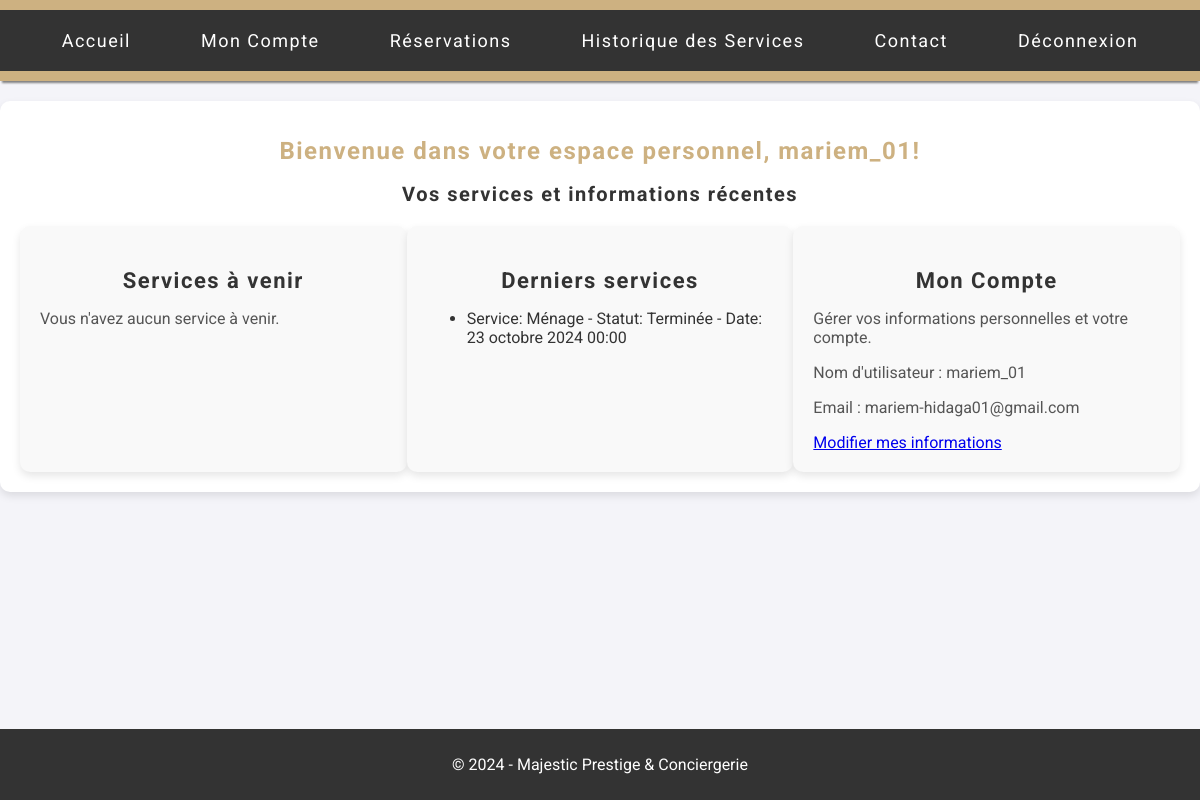
The app's page /dashboard/ (signed in), older data.
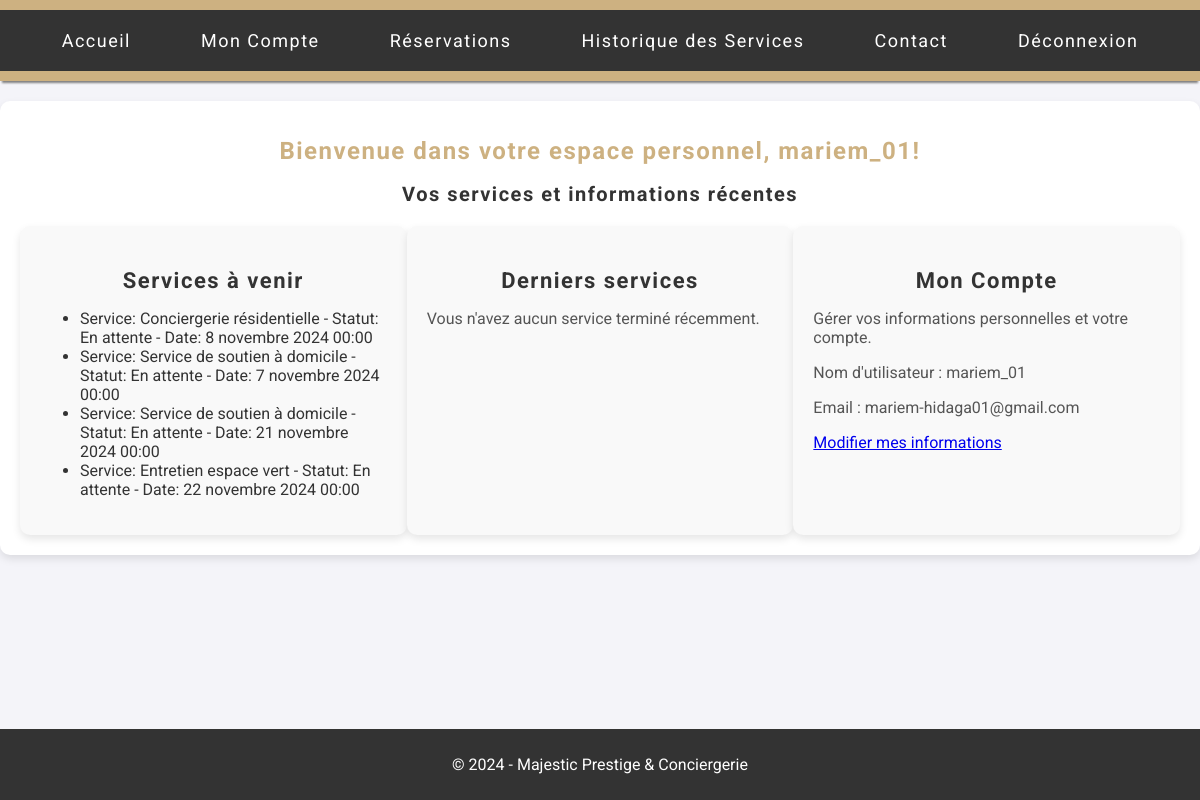
The same page, newer data.
### services/backend/models.py (models this page shows, shortened)
class BaseModel(models.Model):
    created_at = models.DateTimeField(auto_now_add=True)
    id = models.AutoField(primary_key=True)
    class Meta:
        abstract = True  # Indique que cette classe ne doit pas créer de table dans la base

class Reservation(BaseModel):
    STATUS_CHOICES = [
        ('En attente', 'En attente'),
        ('Confirmée', 'Confirmée'),
        ('Annulée', 'Annulée'),
        ('Terminée', 'Terminée'),
    ]
    client = models.ForeignKey(Client, on_delete=models.CASCADE)
    client_address = models.CharField(max_length=100)
    service = models.ForeignKey(Service, on_delete=models.CASCADE)
    service_description = models.TextField()
    datetime_start = models.DateTimeField()
    datetime_end = models.DateTimeField()
    reservation_status = models.CharField(
        max_length=25,
        choices=STATUS_CHOICES,
        default='En attente'
    )
    def __str__(self):
        username = self.client.user.username if self.client.user else "Client sans compte"
        return f'Reservation for {username} on {self.datetime_start}'

class Service(BaseModel):
    client = models.ForeignKey(Client, on_delete=models.CASCADE, default=1)
    service_name = models.CharField(max_length=50)
    service_description = models.TextField()
    date_service = models.DateTimeField(default=timezone.now)
    price = models.FloatField()
    image_path = models.CharField(max_length=255, blank=True, null=True)
    subservice1_name = models.CharField(max_length=50, blank=True, null=True)
    subservice1_description = models.TextField(blank=True, null=True)
    subservice2_name = models.CharField(max_length=50, blank=True, null=True)
    subservice2_description = models.TextField(blank=True, null=True)

### services/backend/views.py (the view)
# urls.py: path('dashboard/', views.dashboard, name='dashboard'),
@login_required
def dashboard(request):
    try:
        client_instance = Client.objects.get(user=request.user)
    except Client.DoesNotExist:
        client_instance = None  # Gérer le cas où le client n'existe pas
    services_a_venir = []
    derniers_services = []
    if client_instance:
        services_a_venir = Reservation.objects.filter(
            client=client_instance,
            reservation_status='En attente'  # Assurez-vous que cela correspond exactement à ce qui est stocké
        )
        print(f"Services à venir pour {client_instance.user.username}: {services_a_venir}")
        derniers_services = Reservation.objects.filter(
            client=client_instance,
            reservation_status='Terminée'  # Assurez-vous que cela correspond également
        )
        print(f"Derniers services pour {client_instance.user.username}: {derniers_services}")
    user_services = Service.objects.filter(client=client_instance)
    context = {
        'user': request.user,
        'services_a_venir': services_a_venir,
        'derniers_services': derniers_services,
        'user_services': user_services,
    }
    return render(request, 'dashboard.html', context)

### services/frontend/templates/dashboard.html (shortened to what this page needs)
{% load static %}
<!DOCTYPE html>
<html lang="fr">
<head>
    <link rel="stylesheet" href="{% static 'css/espace.css' %}">
</head>
<body>
    <header>
        <nav>
            <ul>
                <li><a href="{% url 'accueil' %}">Accueil</a></li>
                <li><a href="{% url 'mon_compte' %}">Mon Compte</a></li>
                <li><a href="{% url 'dash_reservation' %}">Réservations</a></li>
                <li><a href="{% url 'historique_service' %}">Historique des Services</a></li>
                <li><a href="{% url 'contact' %}">Contact</a></li>
                <li><a href="{% url 'logout_user' %}">Déconnexion</a></li>
            </ul>
        </nav>
    </header>
    <main>
        <h1>Bienvenue dans votre espace personnel, {{ user.username }}!</h1>
        <h2>Vos services et informations récentes</h2>
        <div class="dashboard-info">
            <div>
                <h3>Services à venir</h3>
                {% if services_a_venir %}
                    <ul>
                        {% for reservation in services_a_venir %}
            <li>
                Service: {{ reservation.service.service_name }} - Statut: {{ reservation.reservation_status }} - Date: {{ reservation.datetime_start }}
            </li>
        {% endfor %}
                    </ul>
                {% else %}
                    <p>Vous n'avez aucun service à venir.</p>
                {% endif %}
            </div>
            <div>
                <h3>Derniers services</h3>
                {% if derniers_services %}
                    <ul>
                        {% for reservation in derniers_services %}
                        <li>
                            Service: {{ reservation.service.service_name }} - Statut: {{ reservation.reservation_status }} - Date: {{ reservation.datetime_start }}
                        </li>
                    {% endfor %}
                    </ul>
                {% else %}
                    <p>Vous n'avez aucun service terminé récemment.</p>
                {% endif %}
            </div>
            <div>
                <h3>Mon Compte</h3>
                <p>Gérer vos informations personnelles et votre compte.</p>
                <p>Nom d'utilisateur : {{ user.username }}</p>
                <p>Email : {{ user.email }}</p>
                <a href="{% url 'mon_compte' %}">Modifier mes informations</a>
            </div>
        </div>
    </main>
    <footer>
        <p>&copy; 2024 - Majestic Prestige & Conciergerie</p>
    </footer>
</body>
</html>

### services/frontend/static/css/espace.css (style rules this page uses)
body { font-family: 'Roboto', sans-serif; background-color: #f4f4f9; margin: 0; padding: 0; color: #333; }
h2, h3 { font-size: 20px; color:#333; text-align: center; letter-spacing: 1.5px; }
h1 { color:#CDB181 ; font-size: 24px; text-align: center; letter-spacing: 1.5px; }
header { background-color: #CDB181; color: white; padding: 10px 0; text-align: center; box-shadow: 0px 4px 2px -2px gray; }
nav { background-color: #333; display: flex; justify-content: center; padding: 10px; }
nav ul { list-style-type: none; margin: 0; padding: 0; display: flex; letter-spacing: 1.5px; }
nav ul li { margin: 0 15px; }
nav ul li a { color: white; text-decoration: none; font-size: 18px; padding: 10px 20px; display: block; border-radius: 5px; }
main { margin: 20px auto; padding: 20px; max-width: 1200px; background-color: white; border-radius: 10px; box-shadow: 0 4px 8px rgba(0, 0, 0, 0.1); }
main h2 { margin-bottom: 20px; }
footer { background-color: #333; color: white; text-align: center; padding: 10px 0; position: absolute; width: 100%; bottom: 0; }
.dashboard-info { display: flex; justify-content: space-around; margin-top: 20px; }
.dashboard-info div { background-color: #f9f9f9; padding: 20px; border-radius: 10px; width: 30%; box-shadow: 0 4px 8px rgba(0, 0, 0, 0.1); }
.dashboard-info div h3 { margin-bottom: 10px; font-size: 22px; }
.dashboard-info div p { font-size: 16px; color: #555; }

Row changes from the older to the newer data that the page shows:
removed Reservation: service.service_name "Ménage", reservation_status "Terminée", datetime_start "23 octobre 2024 00:00", shown under "Derniers services"
added Reservation: service.service_name "Conciergerie résidentielle", reservation_status "En attente", datetime_start "8 novembre 2024 00:00", shown under "Services à venir"
added Reservation: service.service_name "Service de soutien à domicile", reservation_status "En attente", datetime_start "7 novembre 2024 00:00", shown under "Services à venir"
added Reservation: service.service_name "Service de soutien à domicile", reservation_status "En attente", datetime_start "21 novembre 2024 00:00", shown under "Services à venir"
added Reservation: service.service_name "Entretien espace vert", reservation_status "En attente", datetime_start "22 novembre 2024 00:00", shown under "Services à venir"
Text that changed along with them:
text no longer shown: "Vous n'avez aucun service à venir."
text now shown: "Vous n'avez aucun service terminé récemment."
